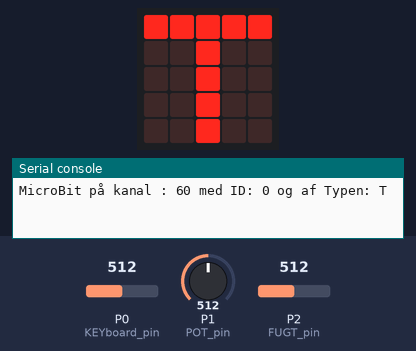
A program run on a simulated BBC micro:bit running MicroPython. Parts: the board's 5×5 LED display, the last lines printed to the serial console. The inputs (shaded band) are chosen by the test bench; at power-on: P0 (KEYboard_pin) = 512, P2 (FUGT_pin) = 512, P1 (POT_pin) = 512 (analog values on the 0–1023 scale). No radio messages arrive unless stated (any console line starting 'radio sent:' is added by the test bench).

Above: at 3.7 s.
At 6.63 s:
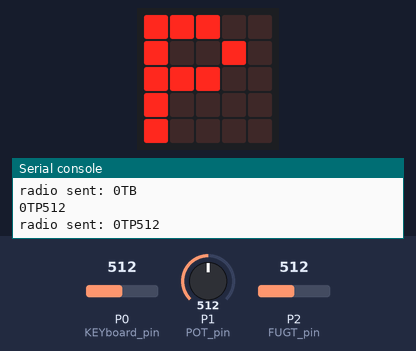
7.3 s: P0 (KEYboard_pin) set to 610
At 8.72 s:
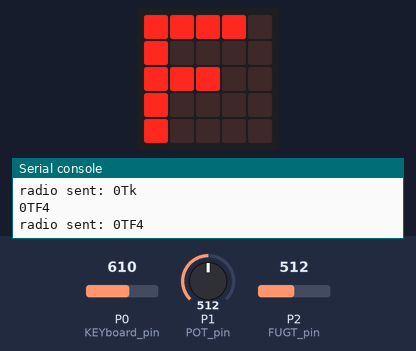
At 9.1 s:
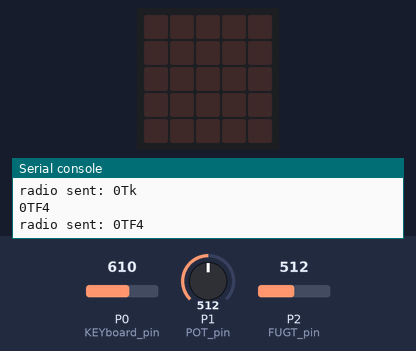
13.3 s: P2 (FUGT_pin) set to 610
16.3 s: P2 (FUGT_pin) set to 590
Timing chart, 0 to 19.3 s (numbered marks = the images above; inputs shaded):
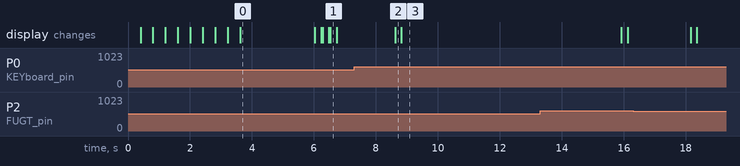

The program:

MBType-T.py
```python
# MBType-T.py - Gem i main.py på Micro:Bit når den skal køre selvstændigt og kombineres med et program på PC/PI/MAC
#             - Husk at det skal være med lille m i main.py ellers duer det ikke!
#             - til brug sammen med Tinkerkit med sensorer på de angivne pin's
#             - OBS! Kan sandsynligvis ikke eksekveres indefra Thonny (memory allokation error, men fungerer
#               ved at den bliver gemt som main.py i MB!!
#
# Version 1.2 - 26 aug 2021 - Udgave til frigivelse/spredning i efteråret 2021.
#                           - Ændret navngivning, og rettet kommentarer.
# Version 1.1 - 26 apr 2021 - Tilføjet initiel udskrft af radio kanal aht identifikation ved opstart.
# Version 1.0 - 18 jan 2021 - Udgave brugt ved test i 1x SSG vinter 2021. LYD-KIT Region MidtJylland
#
# Type T:
# Program der løbende checker sensor input fra TinkerKIT sensorer. Det drejer sig om:
# Analog input sensorer:
# - 5 tasters keyboard
# - Potentiometer
# - Fugtigheds måler. Dvs modstand/ledningsevne mellem 2 'tænder' på sensor
# Digitale input sensorer:
# - Crash sensor
# - Bevægelses sensor (PIR)
#
# Når der er sensor input som er 'ny' sendes tegnene:
#
# Er det tilfældet sendes tegnene:
# "K" - for tast aktiveret på Keyboard efterfulgt af en værdi der indikerer hvilken tast (1,2,3,4,5)
# "k" - for ingen tast aktiveret (efter at der har været een aktiveret)
# "C" - for crash sensor aktiveret
# "c" - for crash sensor deaktiveret (efter at have været aktiveret)
# "B" - for bevægelses sensor aktiveret
# "b" - for bevægelses sensor deaktiveret (efter at have været aktiveret)
# "F" - for ny værdi i fugtigheds (modstands) måling efterfulgt af værdi som angiver niveau (1,2,3,4,5)
# "P" - for ny værdi i potentiometer eferfulgt af ny værdi (0-1023)
#
# Tegn og værdier sendes på USB og Radio
# sammen med MB id og Type identifikation for at gøre det til et unikt event med flere MB i opstilling.
#
# Modtages noget på radio sendes det videre på USB.
# Derved kan man sætte een MB til PC/MAC/PI og have flere andre (af forskellig type) der sender på radio og få
# input events fra alle overført til PC/MAC/PI
#
from microbit import *
import radio

#
# Konstanter til at identificere MB, som I skal rette til jeres opstilling
#

MB_TYPE = "T"     # identificerer denne MB som een der sender input fra tinker KIT sensorer. Lav IKKE om!
MB_ID   = "0"     # nummer på MB når I bruger flere af dem i opstilling for at kunne skelne dem ad
CH      = 60      # Den radio kanal I benytter til jeres opstilling/produkt

# Tinker KIT input
# Se: https://www.elecfreaks.com/learn-en/microbitKit/Tinker_Kit/index.html
#
# Pins brugt. Se MicroBit PIN layout på:
# https://microbit-micropython.readthedocs.io/en/v2-docs/pin.html?highlight=pins#module-microbit
# Bruger pin 0,1 og 2 som analog input, og pin 8 og 12 som digital input. Derved kan display stadig bruges.
# Alternativt kan man bruge nogle af de PINs som display benytter men så skal man bruge "display.off()" inden!
#
KEYboard_pin    = pin0
POT_pin         = pin1
FUGT_pin        = pin2

CrashSensor_pin = pin8
PIRSensor_pin   = pin12

# antal målinger fugt (modstand mellem tænder) midles over
#
NOF_FUGT_LIM   = 20

#
# Variabler til at holde styr på input og sidste ditto så kun ny/ændrede knap tryk sendes.

key      = "0"
last_key = "0"
last_displayed_key ="0"

#
# variabler til at holde styr på fugt sensor målinger
#
fugt_val  = 0
nof_fugt  = 0
fugt_val_midlet = 0
fval1     = 0
fval2     = 1
fval_old  = 1

# variabel til at holde styr på crash sensor målinger
#
last_crash_val = 1

# variabler til at holde styr på keyboard sensor værdi
#
kval      = 0
kval_old  = 0
last_keyb = "k"

# variabel til at holde styr på bevægelses sensor (PIR) målinger
#
last_pir_val = 0

# variabel til at holde styr på potentiometer sensor målinger
#
last_pot_val = 0

# set up crash og PIR sensor Når vi bruger een af de frie digitale input så bør vi lave pull up
#
CrashSensor_pin.set_pull(CrashSensor_pin.PULL_UP)
PIRSensor_pin.set_pull(PIRSensor_pin.PULL_UP)

#
# Tænde for radio med fuld sende styrke men på specifik kanal som benyttes i opstillingen
#
radio.config(channel=CH)
radio.on()

#
# For at identificere MB på USB (hvis den er tilsluttet via USB) samt kokalt på MB display
#
# Da vi IKKE bruger nogle af de analoge PIN's der er anvedt af display kan vi bruge display
print("MicroBit på kanal : "+str(CH)+" med ID: "+MB_ID+" og af Typen: "+MB_TYPE)
display.show("K:"+str(CH)+"I:"+MB_ID+"T:"+MB_TYPE)
sleep(2000)
display.clear()

# Hoved program - uendelig løkke der står og tester sensorerne
#
while True:
    # Først læses værdier fra de forskellige sensorer
    key_val  = KEYboard_pin.read_analog()
    pot_val  = POT_pin.read_analog()

    crash_val = CrashSensor_pin.read_digital()
    pir_val = PIRSensor_pin.read_digital()

    # værdi fra fugt sensor midles da den kan vaierer fra gang til gang og vi ønsker en mere stabil aflæsning
    # ud over at midle skal der to ens til inden vi 'anerkender' det som een stabil værdi.
    fugt_val = fugt_val+FUGT_pin.read_analog()
    nof_fugt+=1
    if nof_fugt == NOF_FUGT_LIM:
        nof_fugt=0
        fugt_val_midlet = fugt_val//NOF_FUGT_LIM
        fugt_val=0
        if fugt_val_midlet<150:    fval1 = 1
        elif fugt_val_midlet<300:  fval1 = 2
        elif fugt_val_midlet<450:  fval1 = 3
        elif fugt_val_midlet<600:  fval1 = 4
        else:                      fval1 = 5
        if fval1 == fval2:
            if fval1 != fval_old:
                last_key = "0"
                key = "F"
        fval2=fval1

    # Check om der er ny værdi i crash sensor -
    # den får prioritet da det kan være det kun er en aflæsning med kontakt, som er lig nul i værdi
    # Dernæst er det keyboard der testes da der tilsvarende kan være en enkelt aflæsning med tast aktiveret
    # siden kommer bevægelses, fugtigheds og potentiometer aflæsningerne da de holder værdierne og
    # vil komme igennem senere hvis der skulle være flere på samme tid/ved samme aflæsningsrunde i programmet
    if crash_val == 0 and crash_val != last_crash_val:
        last_crash_val=crash_val
        key = "C"
    elif crash_val == 1 and crash_val != last_crash_val:
        last_crash_val=crash_val
        key="c"
    elif key_val < 600 and last_keyb == "k":
        key       = "K"
        if key_val   < 40:  kval = 1
        elif key_val <  80: kval = 2
        elif key_val < 120: kval = 3
        elif key_val < 400: kval = 4
        elif key_val < 600: kval = 5
    elif key_val >= 600 and last_keyb == "K":
        key       = "k"
        last_keyb = "k"
    elif pir_val == 1 and pir_val != last_pir_val:
        key = "B"
        last_pir_val = pir_val
    elif pir_val == 0 and pir_val != last_pir_val:
        key = "b"
        last_pir_val = pir_val
    elif pot_val != last_pot_val:
        last_key = "0"
        key = "P"
        last_pot_val = pot_val

    # Afsende sensor key og værdi hvis der er sket ændringer i sensor aflæsning

    if key != last_key:
        event = MB_ID+MB_TYPE+key      # unik event med MB ident,type og key der er aktiveret
        last_key=key
        send = True
        if key == "F":
            if fval1 != fval_old:
                event=event+str(fval1)     # tilføj værdi 1-5 for fugt aflæsning
                fval_old=fval1
                last_key = "0"
            else: send = False
        if key == "K":
            if kval != kval_old or last_keyb == "k":
                event=event+str(kval)      # Tilføj værdi 1-5 for aktiveret tast
                kval_old=kval
                last_keyb = "K"
            else: send = False
        if key == "P":
            event=event+str(pot_val)       # tilføj værdi 0-1023 for aktuel potentiometer aflæsning

        if send:
            print(event)                   # Send streng på USB   - OK selvom MB ikke er tilsluttet via USB
            radio.send(event)              # Send streng på radio - OK selvom MB er tilslutet via USB
            if last_displayed_key != "P":  # hvis ikke potentiometer værdi ændring så lav feedback på display
                display.show(key)
                sleep(200)
            display.clear()
            last_displayed_key = key


    # Hvis der modtages noget på radio sendes det ufilteret/uændret videre på USB.
    #
    r = radio.receive()
    if r :
        print(r)

    sleep(50)
```

Measured:
- after the input at 7.3 s, the display: changes after 1.3 s (image 2)
- what the display in image 0 shows lasts 2.4 s, from 3.6 s to 6.0 s
